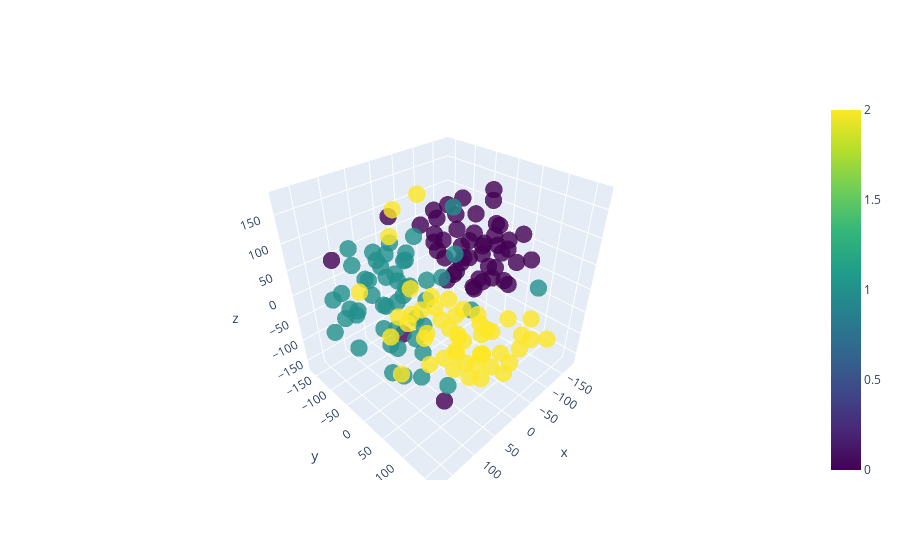

The cell this chart's notebook holds for it:
### Code cell
splot = go.Figure(data=[go.Scatter3d(
        x=df["comp-1"],
        y=df["comp-2"],
        z=df["comp-3"],
        mode = "markers",
        marker=dict(
            showscale=True,
            cmax=0,
            cmin=2,
            size=6,
            color=y,                # set color to an array/list of desired values
            colorscale='Viridis',   # choose a colorscale
            opacity=0.8
        ),
    )])

splot.show()

### Figure 1 — Plotly figure (JSON) as saved in the notebook; plotly's stock layout.template omitted (floating-point values rounded to 4 significant figures; data arrays with more than 128 entries replaced by an {"elided": "..."} marker saying what was removed)
{"data": [{"marker": {"cmax": 0, "cmin": 2, "color": {"elided": "150 int values"}, "colorscale": [[0, "#440154"], [0.1111, "#482878"], [0.2222, "#3e4989"], [0.3333, "#31688e"], [0.4444, "#26828e"], [0.5556, "#1f9e89"], [0.6667, "#35b779"], [0.7778, "#6ece58"], [0.8889, "#b5de2b"], [1, "#fde725"]], "opacity": 0.8, "showscale": true, "size": 6}, "mode": "markers", "type": "scatter3d", "x": {"elided": "150 float values"}, "y": {"elided": "150 float values"}, "z": {"elided": "150 float values"}}], "layout": {}}
